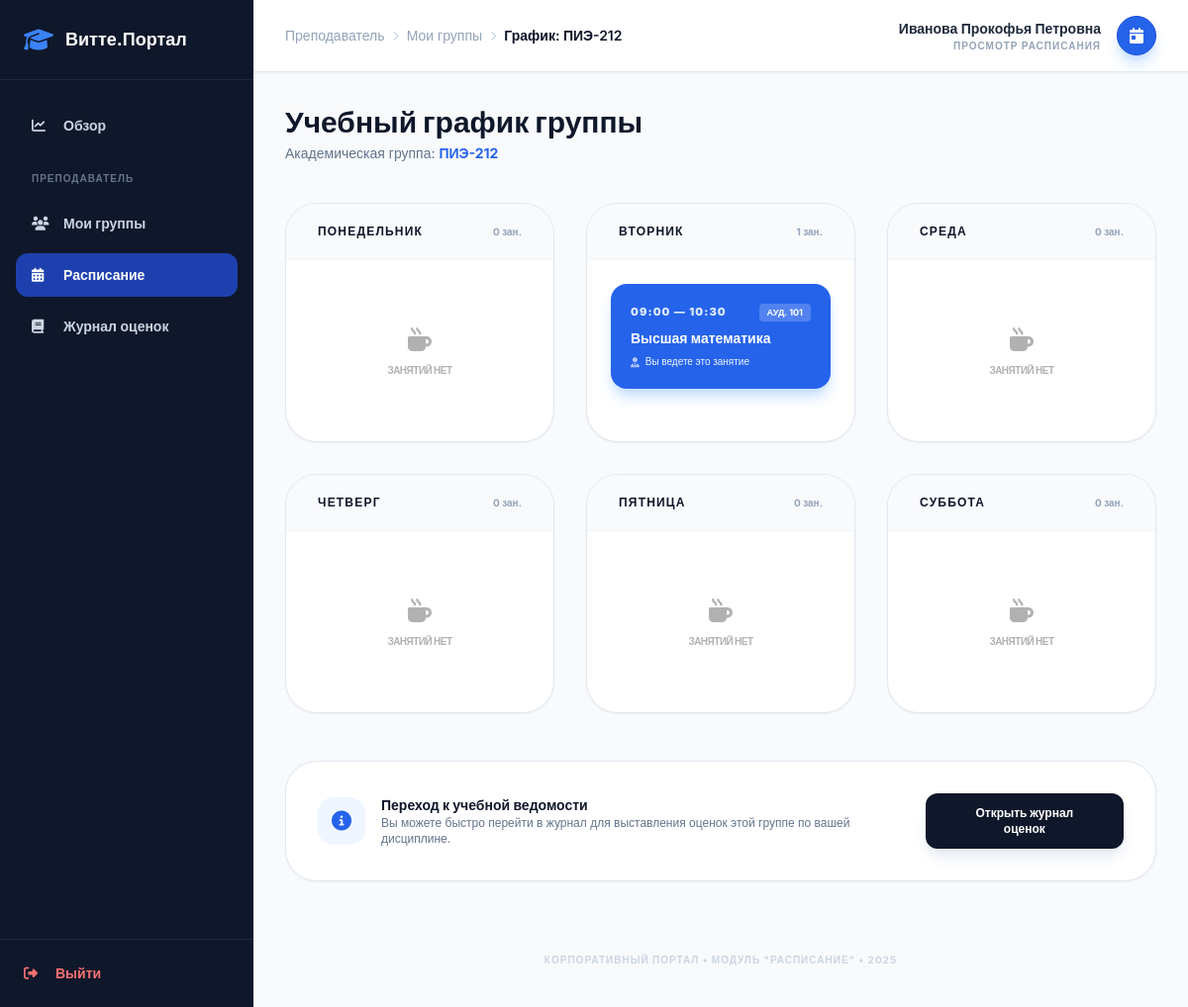
The app's page /pages/teacher/schedule.php?group_id=2 (signed in) with its own data.
### tables this page shows
CREATE TABLE `groups` (
  `id` int(11) NOT NULL AUTO_INCREMENT,
  `group_name` varchar(20) NOT NULL,
  PRIMARY KEY (`id`),
  UNIQUE KEY `group_name` (`group_name`)
);

CREATE TABLE `teachers` (
  `id` int(11) NOT NULL AUTO_INCREMENT,
  `user_id` int(11) NOT NULL,
  `full_name` varchar(100) NOT NULL,
  `department` varchar(100) DEFAULT NULL,
  PRIMARY KEY (`id`),
  KEY `user_id` (`user_id`),
  CONSTRAINT `teachers_ibfk_1` FOREIGN KEY (`user_id`) REFERENCES `users` (`id`) ON DELETE CASCADE
);

CREATE TABLE `schedule` (
  `id` int(11) NOT NULL AUTO_INCREMENT,
  `group_id` int(11) NOT NULL,
  `teacher_id` int(11) NOT NULL,
  `discipline_id` int(11) NOT NULL,
  `classroom_id` int(11) NOT NULL,
  `day_of_week` enum('ПН','ВТ','СР','ЧТ','ПТ','СБ') NOT NULL,
  `time_start` time NOT NULL,
  `time_end` time NOT NULL,
  PRIMARY KEY (`id`),
  KEY `group_id` (`group_id`),
  KEY `teacher_id` (`teacher_id`),
  KEY `discipline_id` (`discipline_id`),
  KEY `classroom_id` (`classroom_id`),
  CONSTRAINT `schedule_ibfk_1` FOREIGN KEY (`group_id`) REFERENCES `groups` (`id`),
  CONSTRAINT `schedule_ibfk_2` FOREIGN KEY (`teacher_id`) REFERENCES `teachers` (`id`),
  CONSTRAINT `schedule_ibfk_3` FOREIGN KEY (`discipline_id`) REFERENCES `disciplines` (`id`),
  CONSTRAINT `schedule_ibfk_4` FOREIGN KEY (`classroom_id`) REFERENCES `classrooms` (`id`)
);

CREATE TABLE `classrooms` (
  `id` int(11) NOT NULL AUTO_INCREMENT,
  `room_number` varchar(10) NOT NULL,
  `capacity` int(11) DEFAULT NULL,
  PRIMARY KEY (`id`),
  UNIQUE KEY `room_number` (`room_number`)
);

CREATE TABLE `disciplines` (
  `id` int(11) NOT NULL AUTO_INCREMENT,
  `subject_name` varchar(150) NOT NULL,
  PRIMARY KEY (`id`),
  UNIQUE KEY `subject_name` (`subject_name`)
);

### pages/teacher/schedule.php (the view, shortened to what this page needs)
<?php
require_once '../../includes/db_connect.php';
$userId = $_SESSION['user_id'];
$groupId = isset($_GET['group_id']) ? intval($_GET['group_id']) : 0;
try {
    $stmt = $pdo->prepare("SELECT id, full_name FROM teachers WHERE user_id = ?");
    $stmt->execute([$userId]);
    $teacher = $stmt->fetch();
    $teacherId = $teacher['id'];
    $groupStmt = $pdo->prepare("SELECT group_name FROM groups WHERE id = ?");
    $groupStmt->execute([$groupId]);
    $group = $groupStmt->fetch();
    $scheduleStmt = $pdo->prepare("
        SELECT
            s.id,
            s.day_of_week,
            s.time_start,
            s.time_end,
            d.subject_name,
            t.full_name as teacher_name,
            t.id as teacher_record_id,
            c.room_number
        FROM schedule s
        JOIN disciplines d ON s.discipline_id = d.id
        JOIN teachers t ON s.teacher_id = t.id
        JOIN classrooms c ON s.classroom_id = c.id
        WHERE s.group_id = ?
        ORDER BY FIELD(s.day_of_week, 'ПН', 'ВТ', 'СР', 'ЧТ', 'ПТ', 'СБ'), s.time_start
    ");
    $scheduleStmt->execute([$groupId]);
    $scheduleItems = $scheduleStmt->fetchAll();
    $groupedSchedule = ['ПН' => [], 'ВТ' => [], 'СР' => [], 'ЧТ' => [], 'ПТ' => [], 'СБ' => []];
    foreach ($scheduleItems as $item) {
        $groupedSchedule[$item['day_of_week']][] = $item;
    }
    $daysFullNames = [
        'ПН' => 'Понедельник', 'ВТ' => 'Вторник', 'СР' => 'Среда',
        'ЧТ' => 'Четверг', 'ПТ' => 'Пятница', 'СБ' => 'Суббота'
    ];
} catch (Exception $e) {
    $error = $e->getMessage();
}
?>
<!DOCTYPE html>
<html lang="ru">
<head>
    <script src="https://cdn.tailwindcss.com"></script>
    <link rel="stylesheet" href="https://cdnjs.cloudflare.com/ajax/libs/font-awesome/6.4.0/css/all.min.css">
</head>
<body class="bg-slate-50 min-h-screen flex">
<aside class="w-64 bg-slate-900 text-slate-300 flex flex-col h-screen sticky top-0 hidden md:flex">
    <div class="p-6 border-b border-slate-800 flex items-center space-x-3">
        <i class="fas fa-graduation-cap text-2xl text-blue-500"></i>
        <span class="font-bold text-lg text-white">Витте.Портал</span>
    </div>
    <nav class="flex-1 px-4 py-6 space-y-2">
        <a href="../../dashboard.php" class="flex items-center space-x-3 px-4 py-3 rounded-xl hover:bg-slate-800 transition-all text-sm font-semibold">
            <i class="fas fa-chart-line w-5"></i>
            <span>Обзор</span>
        </a>
        <div class="pt-4 pb-2 px-4 text-[10px] font-bold text-slate-500 uppercase tracking-widest">Преподаватель</div>
        <a href="groups.php" class="flex items-center space-x-3 px-4 py-3 rounded-xl hover:bg-slate-800 transition-all text-sm font-semibold">
            <i class="fas fa-users w-5"></i>
            <span>Мои группы</span>
        </a>
        <a href="schedule.php?group_id=<?php echo $groupId; ?>" class="sidebar-link active flex items-center space-x-3 px-4 py-3 rounded-xl transition-all text-sm font-semibold">
            <i class="fas fa-calendar-alt w-5"></i>
            <span>Расписание</span>
        </a>
        <a href="journal.php?group_id=<?php echo $groupId; ?>" class="flex items-center space-x-3 px-4 py-3 rounded-xl hover:bg-slate-800 transition-all text-sm font-semibold">
            <i class="fas fa-book w-5"></i>
            <span>Журнал оценок</span>
        </a>
    </nav>
    <div class="p-6 border-t border-slate-800">
        <a href="../../api/auth.php?action=logout" class="flex items-center space-x-3 text-sm font-bold text-red-400 hover:text-red-300 transition-colors">
            <i class="fas fa-sign-out-alt w-5"></i>
            <span>Выйти</span>
        </a>
    </div>
</aside>
<div class="flex-1 flex flex-col">
    <nav class="bg-white border-b border-slate-200 px-8 py-4 flex items-center justify-between sticky top-0 z-30 shadow-sm">
        <div class="flex items-center space-x-4">
            <div class="flex items-center space-x-2 text-sm">
                <span class="text-slate-400">Преподаватель</span>
                <i class="fa-solid fa-chevron-right text-[10px] text-slate-300"></i>
                <a href="groups.php" class="text-slate-400 hover:text-blue-600 transition-colors">Мои группы</a>
                <i class="fa-solid fa-chevron-right text-[10px] text-slate-300"></i>
                <span class="text-slate-900 font-semibold">График: <?php echo htmlspecialchars($group['group_name'] ?? ''); ?></span>
            </div>
        </div>
        <div class="flex items-center space-x-4">
            <div class="text-right hidden sm:block">
                <div class="text-sm font-bold text-slate-800"><?php echo htmlspecialchars($teacher['full_name'] ?? ''); ?></div>
                <div class="text-[10px] text-slate-400 uppercase tracking-widest font-bold">Просмотр расписания</div>
            </div>
            <div class="w-10 h-10 bg-blue-600 rounded-full flex items-center justify-center text-white border border-blue-700 shadow-lg shadow-blue-200">
                <i class="fa-solid fa-calendar-day"></i>
            </div>
        </div>
    </nav>
    <main class="p-8 max-w-7xl mx-auto w-full">
        <div class="mb-10">
            <h1 class="text-3xl font-black text-slate-900">Учебный график группы</h1>
            <p class="text-slate-500 text-sm mt-1">Академическая группа: <span class="font-bold text-blue-600"><?php echo htmlspecialchars($group['group_name'] ?? ''); ?></span></p>
        </div>
        <div class="grid grid-cols-1 md:grid-cols-2 lg:grid-cols-3 gap-8">
            <?php foreach ($groupedSchedule as $dayCode => $lessons): ?>
                <div class="bg-white rounded-[2rem] border border-slate-200 shadow-sm overflow-hidden flex flex-col h-full">
                    <div class="px-8 py-5 bg-slate-50 border-b border-slate-100 flex justify-between items-center">
                        <h3 class="font-black text-slate-900 uppercase tracking-widest text-xs">
                            <?php echo $daysFullNames[$dayCode]; ?>
                        </h3>
                        <span class="text-[10px] font-bold text-slate-400"><?php echo count($lessons); ?> зан.</span>
                    </div>
                    <div class="p-6 flex-1 space-y-4">
                        <?php if (empty($lessons)): ?>
                            <div class="flex flex-col items-center justify-center py-10 opacity-30">
                                <i class="fa-solid fa-mug-hot text-2xl mb-2"></i>
                                <p class="text-[10px] font-bold uppercase tracking-tighter text-center">Занятий нет</p>
                            </div>
                        <?php else: ?>
                            <?php foreach ($lessons as $lesson): ?>
                                <?php
                                $isMyLesson = ($lesson['teacher_record_id'] == $teacherId);
                                $cardClass = $isMyLesson ? 'bg-blue-600 text-white shadow-lg shadow-blue-200' : 'bg-white border border-slate-100 text-slate-900 hover:border-slate-300';
                                $timeClass = $isMyLesson ? 'text-blue-100' : 'text-slate-400';
                                $teacherClass = $isMyLesson ? 'text-blue-50' : 'text-slate-500';
                                ?>
                                <div class="p-5 rounded-2xl transition-all duration-300 <?php echo $cardClass; ?>">
                                    <div class="flex justify-between items-start mb-2">
                                        <div class="text-[11px] font-black uppercase tracking-widest <?php echo $timeClass; ?>">
                                            <?php echo date('H:i', strtotime($lesson['time_start'])); ?> — <?php echo date('H:i', strtotime($lesson['time_end'])); ?>
                                        </div>
                                        <div class="px-2 py-0.5 rounded text-[9px] font-bold uppercase <?php echo $isMyLesson ? 'bg-white/20 text-white' : 'bg-slate-100 text-slate-500'; ?>">
                                            Ауд. <?php echo htmlspecialchars($lesson['room_number']); ?>
                                        </div>
                                    </div>
                                    <h4 class="font-bold text-sm leading-tight mb-2">
                                        <?php echo htmlspecialchars($lesson['subject_name']); ?>
                                    </h4>
                                    <div class="text-[10px] font-medium flex items-center <?php echo $teacherClass; ?>">
                                        <i class="fa-solid fa-user-tie mr-1.5 opacity-70"></i>
                                        <?php echo $isMyLesson ? 'Вы ведете это занятие' : htmlspecialchars($lesson['teacher_name']); ?>
                                    </div>
                                </div>
                            <?php endforeach; ?>
                        <?php endif; ?>
                    </div>
                </div>
            <?php endforeach; ?>
        </div>
        <div class="mt-12 flex flex-col md:flex-row items-center justify-between p-8 bg-white rounded-[2rem] border border-slate-200 shadow-sm gap-6">
            <div class="flex items-center space-x-4">
                <div class="w-12 h-12 rounded-2xl bg-blue-50 flex items-center justify-center text-blue-600 flex-shrink-0">
                    <i class="fa-solid fa-info-circle text-xl"></i>
                </div>
                <div>
                    <h4 class="font-bold text-sm text-slate-900">Переход к учебной ведомости</h4>
                    <p class="text-xs text-slate-500">Вы можете быстро перейти в журнал для выставления оценок этой группе по вашей дисциплине.</p>
                </div>
            </div>
            <div class="flex space-x-3 w-full md:w-auto">
                <a href="journal.php?group_id=<?php echo $groupId; ?>" class="w-full md:w-auto text-center bg-slate-900 text-white px-8 py-3 rounded-xl text-xs font-bold hover:bg-black transition-all shadow-lg shadow-slate-200">
                    Открыть журнал оценок
                </a>
            </div>
        </div>
    </main>
    <footer class="mt-auto py-10 text-center">
        <p class="text-[10px] text-slate-300 uppercase tracking-widest font-bold">Корпоративный портал • Модуль "Расписание" • 2025</p>
    </footer>
</div>
</body>
</html>

### pages/teacher/schedule.php (style rules this page uses)
body { font-family: 'Inter', sans-serif; }
.sidebar-link.active { background-color: #1e40af; color: white; }

### records on screen
groups: group_name "ПИЭ-212"
teachers: full_name "Иванова Прокофья Петровна"
schedule: time_start "09:00", time_end "10:30", classroom.room_number "101", discipline.subject_name "Высшая математика"

### other values on screen
$daysFullNames[$dayCode] "ПОНЕДЕЛЬНИК"
count($lessons) "0"
$daysFullNames[$dayCode] "ВТОРНИК"
count($lessons) "1"
$daysFullNames[$dayCode] "СРЕДА"
$daysFullNames[$dayCode] "ЧЕТВЕРГ"
$daysFullNames[$dayCode] "ПЯТНИЦА"
$daysFullNames[$dayCode] "СУББОТА"
